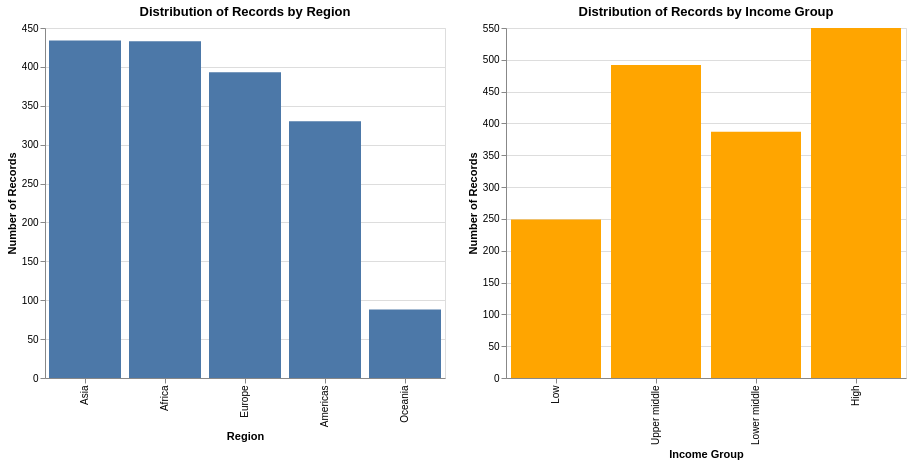

The notebook cell this image was saved under:
### Markdown cell above
### Categorical Variable Distributions

To complement the numeric summaries, the categorical variables `region` and `income_group` are examined to understand the composition of the dataset.  
These plots show how many observations come from each region and economic group, helping identify any data imbalance that may influence later comparisons.

### Code cell
region_chart = (
    alt.Chart(df).mark_bar().encode(
        alt.X('region:N', sort='-y', title='Region'),
        alt.Y('count()', title='Number of Records'),
        tooltip=['region', 'count()']
    ).properties(
        width=400,
        height=350, 
        title='Distribution of Records by Region'
    )
)


income_group_chart = (
    alt.Chart(df).mark_bar(color='orange').encode(
        alt.X('income_group:O', sort=['Low income', 'Lower middle income', 'Upper middle income', 'High income'], title = 'Income Group'),
        alt.Y('count()', title='Number of Records'),
        tooltip=['income_group', 'count()']
    ).properties(
        width=400,
        height=350, 
        title='Distribution of Records by Income Group'
    )
)

region_chart | income_group_chart

### Figure 1 — Vega-Lite specification as saved in the notebook (floating-point values rounded to 4 significant figures; data arrays with more than 128 entries replaced by an {"elided": "..."} marker saying what was removed)
{"config": {"view": {"continuousWidth": 300, "continuousHeight": 300}}, "hconcat": [{"mark": {"type": "bar"}, "encoding": {"tooltip": [{"field": "region", "type": "nominal"}, {"aggregate": "count", "type": "quantitative"}], "x": {"field": "region", "sort": "-y", "title": "Region", "type": "nominal"}, "y": {"aggregate": "count", "title": "Number of Records", "type": "quantitative"}}, "height": 350, "title": "Distribution of Records by Region", "width": 400}, {"mark": {"type": "bar", "color": "orange"}, "encoding": {"tooltip": [{"field": "income_group", "type": "nominal"}, {"aggregate": "count", "type": "quantitative"}], "x": {"field": "income_group", "sort": ["Low income", "Lower middle income", "Upper middle income", "High income"], "title": "Income Group", "type": "ordinal"}, "y": {"aggregate": "count", "title": "Number of Records", "type": "quantitative"}}, "height": 350, "title": "Distribution of Records by Income Group", "width": 400}], "data": {"name": "data-57a60061c4e049c622aeac69ea8e9d4e"}, "$schema": "https://vega.github.io/schema/vega-lite/v5.20.1.json", "datasets": {"data-57a60061c4e049c622aeac69ea8e9d4e": {"elided": "1678 records"}}}
